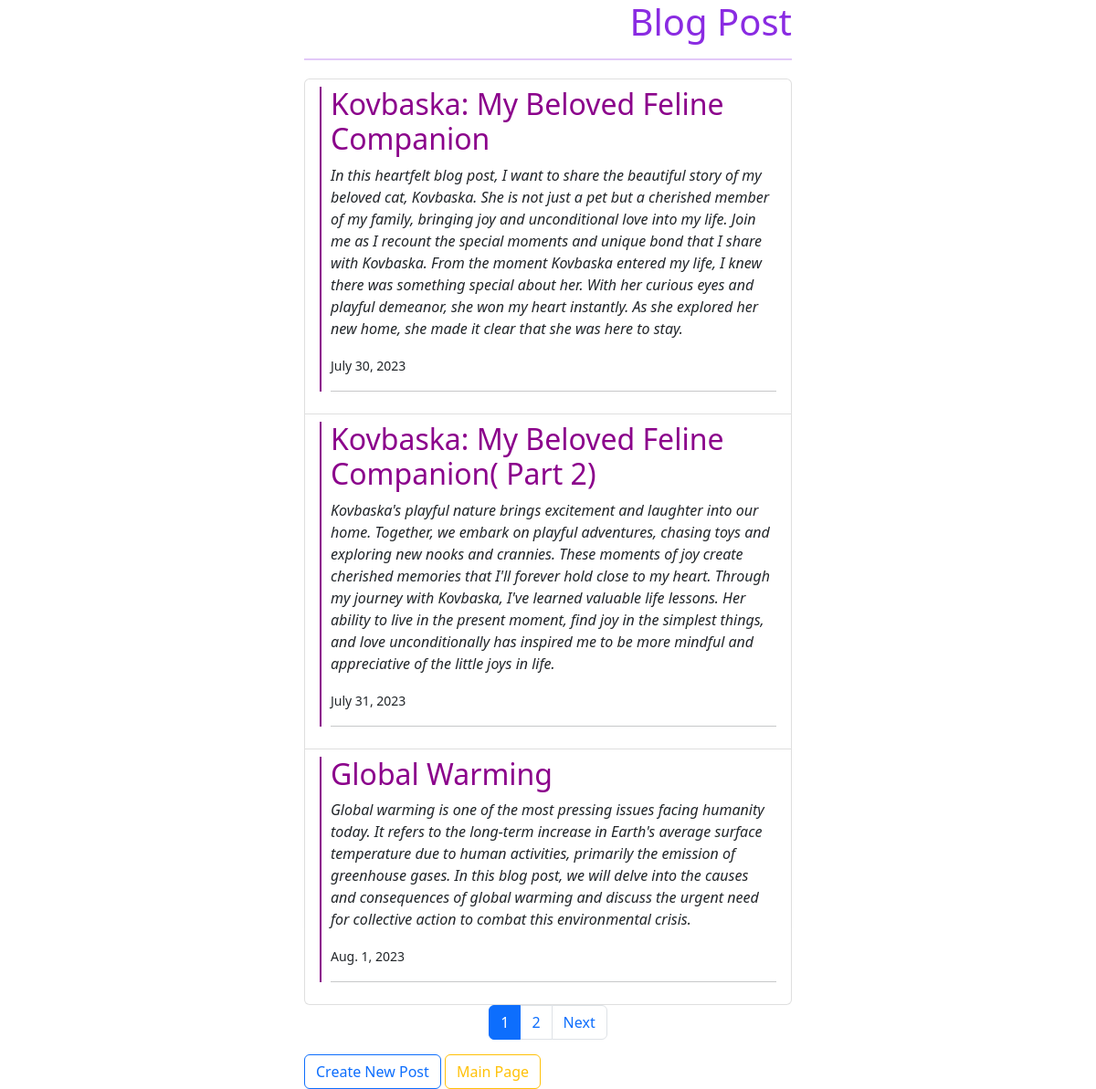
The app's page /blog_post/ with its own data.
### blog/models.py (models this page shows, shortened)
class Blog_Post(models.Model):
    post_name = models.CharField (max_length=50)
    post_description = models.TextField()
    post_date = models.DateField()
    post_time = models.TimeField()
    Feeling = models.CharField(max_length=100, choices=FEELING_LIST, default='Choice')
    image = models.ImageField(upload_to=upload_location, null=True, blank=True)

### blog/views.py (the view)
# urls.py: path('blog_post/', views.post, name='blog_post'),
def post(request):
    posts = Blog_Post.objects.all()
    paginator = Paginator(posts, 3)
    page_request_var = 'page'
    page = request.GET.get(page_request_var)
    try:
        posts = paginator.page(page)
    except PageNotAnInteger:
        posts = paginator.page(1)
    except EmptyPage:
        posts = paginator.page(paginator.num_pages)
    context = {
        'title': 'Blog Post',
        'posts': posts,
        'page_request_var': page_request_var
    }
    return render(request, 'blog_post.html', context) # Шаблон для категорії Thought

### blog/templates/blog_post.html (shortened to what this page needs)
{% extends 'base.html' %}
{% block content %}
<div class="container">
    <div class="row">
        <div class="col-md-6 mx-auto">
            <h1 style="color: blueviolet; text-align: right">{{ title }}</h1>
            <hr style="border-top: 2px solid blueviolet; margin-bottom: 20px;">
                <ul class="list-group">
                    {% for post in posts %}
                    <li class="list-group-item">
                        <div style="border-left: 2px solid darkmagenta; padding-left: 10px;">
                            <h2 style="color: darkmagenta;">{{ post.post_name }}</h2>
                            <p class="fst-italic">{{ post.post_description }}</p>
                            <small>{{ post.post_date }}</small>
                            <hr>
                        </div>
                    </li>
                    {% endfor %}
                 </ul>
            <nav aria-label="Page navigation example">
                <div class="pagination">
                    <ul class="pagination d-flex mx-auto">
                        {% for num in posts.paginator.page_range %}
                        {% if num == posts.number %}
                        <li class="page-item active">
                            <span class="page-link">{{ num }}</span>
                        </li>
                        {% else %}
                        <li class="page-item">
                            <a class="page-link" href="?page={{ num }}">{{ num }}</a>
                        </li>
                        {% endif %}
                        {% endfor %}
                        {% if posts.has_next %}
                        <li class="page-item"><a class="page-link" href="?page={{ posts.next_page_number }}">Next</a></li>
                        {% endif %}
                    </ul>
                </div>
            </nav>
            <a href="{% url 'blog:create_post' %}" class="btn btn-outline-primary">Create New Post</a>
            <a href="{% url 'blog:main' %}" class="btn btn-outline-warning">Main Page</a>
        </div>
    </div>
</div>
{% endblock content %}

### records on screen
Blog_Post: post_name "Kovbaska: My Beloved Feline Companion", post_description "In this heartfelt blog post, I want to share the beautiful story of my beloved cat, Kovbaska. She is not just a pet but a cherished member of my family, bringing joy and unconditional love into my life. Join me as I recount the special moments and unique bond that I share with Kovbaska. From the moment Kovbaska entered my life, I knew there was something special about her. With her curious eyes and playful demeanor, she won my heart instantly. As she explored her new home, she made it clear that she was here to stay.", post_date "July 30, 2023"
Blog_Post: post_name "Kovbaska: My Beloved Feline Companion( Part 2)", post_description "Kovbaska's playful nature brings excitement and laughter into our home. Together, we embark on playful adventures, chasing toys and exploring new nooks and crannies. These moments of joy create cherished memories that I'll forever hold close to my heart. Through my journey with Kovbaska, I've learned valuable life lessons. Her ability to live in the present moment, find joy in the simplest things, and love unconditionally has inspired me to be more mindful and appreciative of the little joys in life.", post_date "July 31, 2023"
Blog_Post: post_name "Global Warming", post_description "Global warming is one of the most pressing issues facing humanity today. It refers to the long-term increase in Earth's average surface temperature due to human activities, primarily the emission of greenhouse gases. In this blog post, we will delve into the causes and consequences of global warming and discuss the urgent need for collective action to combat this environmental crisis.", post_date "Aug. 1, 2023"

### other values on screen
{{ num }} "1"
{{ num }} "2"
